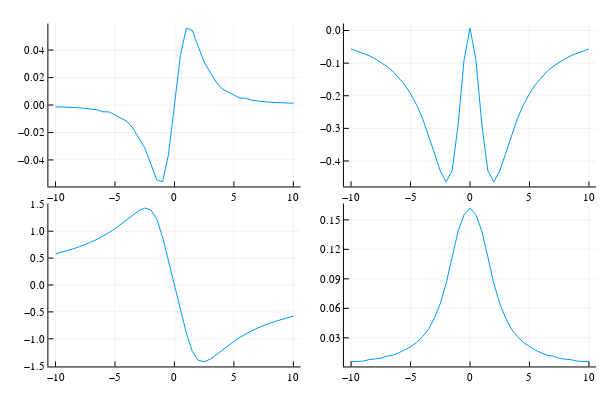

The cell this chart's notebook holds for it:
### Code cell
plot1=Plots.plot(detunings,obs1)
plot2=Plots.plot(detunings,obs2)
plot3=Plots.plot(detunings,obs3)
plot4=Plots.plot(detunings,obs4)
Plots.plot(plot1, plot2, plot3, plot4, layout = (2, 2), legend = false)

### Figure 1 — Plotly figure (JSON) as saved in the notebook; plotly's stock layout.template omitted (floating-point values rounded to 4 significant figures)
{"data": [{"colorbar": {"title": ""}, "legendgroup": "y1", "line": {"color": "rgba(0, 154, 250, 1.000)", "dash": "solid", "shape": "linear", "width": 1}, "mode": "lines", "name": "y1", "showlegend": true, "type": "scatter", "x": [-10, -9.5, -9, -8.5, -8, -7.5, -7, -6.5, -6, -5.5, -5, -4.5, -4, -3.5, -3, -2.5, -2, -1.5, -1, -0.5, 0, 0.5, 1, 1.5, 2, 2.5, 3, 3.5, 4, 4.5, 5, 5.5, 6, 6.5, 7, 7.5, 8, 8.5, 9, 9.5, 10], "xaxis": "x1", "y": [-0.001254, -0.00136, -0.001247, -0.001833, -0.002021, -0.00242, -0.002798, -0.003511, -0.004959, -0.005039, -0.007299, -0.009806, -0.01185, -0.01674, -0.02392, -0.03133, -0.04258, -0.05435, -0.05596, -0.03604, -9.368e-17, 0.03604, 0.05596, 0.05435, 0.04258, 0.03133, 0.02392, 0.01674, 0.01185, 0.009806, 0.007299, 0.005039, 0.004959, 0.003511, 0.002798, 0.00242, 0.002021, 0.001833, 0.001247, 0.00136, 0.001254], "yaxis": "y1", "zmax": null, "zmin": null}, {"colorbar": {"title": ""}, "legendgroup": "y1", "line": {"color": "rgba(0, 154, 250, 1.000)", "dash": "solid", "shape": "linear", "width": 1}, "mode": "lines", "name": "y1", "showlegend": true, "type": "scatter", "x": [-10, -9.5, -9, -8.5, -8, -7.5, -7, -6.5, -6, -5.5, -5, -4.5, -4, -3.5, -3, -2.5, -2, -1.5, -1, -0.5, 0, 0.5, 1, 1.5, 2, 2.5, 3, 3.5, 4, 4.5, 5, 5.5, 6, 6.5, 7, 7.5, 8, 8.5, 9, 9.5, 10], "xaxis": "x2", "y": [-0.05653, -0.0629, -0.06947, -0.07688, -0.08621, -0.09679, -0.1099, -0.1245, -0.1438, -0.1657, -0.1937, -0.2276, -0.2685, -0.3187, -0.3752, -0.4309, -0.464, -0.4296, -0.2891, -0.09063, 0.007222, -0.09063, -0.2891, -0.4296, -0.464, -0.4309, -0.3752, -0.3187, -0.2685, -0.2276, -0.1937, -0.1657, -0.1438, -0.1245, -0.1099, -0.09679, -0.08621, -0.07688, -0.06947, -0.0629, -0.05653], "yaxis": "y2", "zmax": null, "zmin": null}, {"colorbar": {"title": ""}, "legendgroup": "y1", "line": {"color": "rgba(0, 154, 250, 1.000)", "dash": "solid", "shape": "linear", "width": 1}, "mode": "lines", "name": "y1", "showlegend": true, "type": "scatter", "x": [-10, -9.5, -9, -8.5, -8, -7.5, -7, -6.5, -6, -5.5, -5, -4.5, -4, -3.5, -3, -2.5, -2, -1.5, -1, -0.5, 0, 0.5, 1, 1.5, 2, 2.5, 3, 3.5, 4, 4.5, 5, 5.5, 6, 6.5, 7, 7.5, 8, 8.5, 9, 9.5, 10], "xaxis": "x3", "y": [0.5798, 0.6081, 0.6388, 0.6733, 0.7113, 0.7522, 0.7994, 0.8511, 0.9091, 0.9739, 1.047, 1.126, 1.212, 1.3, 1.381, 1.429, 1.4, 1.233, 0.8912, 0.4438, 8.457e-18, -0.4438, -0.8912, -1.233, -1.4, -1.429, -1.381, -1.3, -1.212, -1.126, -1.047, -0.9739, -0.9091, -0.8511, -0.7994, -0.7522, -0.7113, -0.6733, -0.6388, -0.6081, -0.5798], "yaxis": "y3", "zmax": null, "zmin": null}, {"colorbar": {"title": ""}, "legendgroup": "y1", "line": {"color": "rgba(0, 154, 250, 1.000)", "dash": "solid", "shape": "linear", "width": 1}, "mode": "lines", "name": "y1", "showlegend": true, "type": "scatter", "x": [-10, -9.5, -9, -8.5, -8, -7.5, -7, -6.5, -6, -5.5, -5, -4.5, -4, -3.5, -3, -2.5, -2, -1.5, -1, -0.5, 0, 0.5, 1, 1.5, 2, 2.5, 3, 3.5, 4, 4.5, 5, 5.5, 6, 6.5, 7, 7.5, 8, 8.5, 9, 9.5, 10], "xaxis": "x4", "y": [0.005592, 0.005763, 0.006342, 0.007805, 0.008247, 0.009308, 0.01132, 0.01218, 0.01466, 0.01743, 0.02084, 0.02511, 0.03115, 0.03842, 0.05003, 0.06485, 0.08553, 0.1123, 0.1383, 0.1551, 0.1619, 0.1551, 0.1383, 0.1123, 0.08553, 0.06485, 0.05003, 0.03842, 0.03115, 0.02511, 0.02084, 0.01743, 0.01466, 0.01218, 0.01132, 0.009308, 0.008247, 0.007805, 0.006342, 0.005763, 0.005592], "yaxis": "y4", "zmax": null, "zmin": null}], "layout": {"annotations": [], "height": 400, "margin": {"b": 20, "l": 0, "r": 0, "t": 20}, "paper_bgcolor": "rgba(255, 255, 255, 1.000)", "plot_bgcolor": "rgba(255, 255, 255, 1.000)", "showlegend": false, "width": 600, "xaxis1": {"anchor": "y1", "domain": [0.08064, 0.5008], "gridcolor": "rgba(0, 0, 0, 0.100)", "gridwidth": 0.5, "linecolor": "rgba(0, 0, 0, 1.000)", "mirror": false, "range": [-10.6, 10.6], "showgrid": true, "showline": true, "showticklabels": true, "tickangle": 0, "tickcolor": "rgb(0, 0, 0)", "tickfont": {"color": "rgba(0, 0, 0, 1.000)", "family": "sans-serif", "size": 11}, "tickmode": "array", "ticks": "inside", "ticktext": ["−10", "−5", "0", "5", "10"], "tickvals": [-10, -5, 0, 5, 10], "title": "", "titlefont": {"color": "rgba(0, 0, 0, 1.000)", "family": "sans-serif", "size": 15}, "type": "-", "visible": true, "zeroline": false, "zerolinecolor": "rgba(0, 0, 0, 1.000)"}, "xaxis2": {"anchor": "y2", "domain": [0.5732, 0.9934], "gridcolor": "rgba(0, 0, 0, 0.100)", "gridwidth": 0.5, "linecolor": "rgba(0, 0, 0, 1.000)", "mirror": false, "range": [-10.6, 10.6], "showgrid": true, "showline": true, "showticklabels": true, "tickangle": 0, "tickcolor": "rgb(0, 0, 0)", "tickfont": {"color": "rgba(0, 0, 0, 1.000)", "family": "sans-serif", "size": 11}, "tickmode": "array", "ticks": "inside", "ticktext": ["−10", "−5", "0", "5", "10"], "tickvals": [-10, -5, 0, 5, 10], "title": "", "titlefont": {"color": "rgba(0, 0, 0, 1.000)", "family": "sans-serif", "size": 15}, "type": "-", "visible": true, "zeroline": false, "zerolinecolor": "rgba(0, 0, 0, 1.000)"}, "xaxis3": {"anchor": "y3", "domain": [0.08064, 0.5008], "gridcolor": "rgba(0, 0, 0, 0.100)", "gridwidth": 0.5, "linecolor": "rgba(0, 0, 0, 1.000)", "mirror": false, "range": [-10.6, 10.6], "showgrid": true, "showline": true, "showticklabels": true, "tickangle": 0, "tickcolor": "rgb(0, 0, 0)", "tickfont": {"color": "rgba(0, 0, 0, 1.000)", "family": "sans-serif", "size": 11}, "tickmode": "array", "ticks": "inside", "ticktext": ["−10", "−5", "0", "5", "10"], "tickvals": [-10, -5, 0, 5, 10], "title": "", "titlefont": {"color": "rgba(0, 0, 0, 1.000)", "family": "sans-serif", "size": 15}, "type": "-", "visible": true, "zeroline": false, "zerolinecolor": "rgba(0, 0, 0, 1.000)"}, "xaxis4": {"anchor": "y4", "domain": [0.5732, 0.9934], "gridcolor": "rgba(0, 0, 0, 0.100)", "gridwidth": 0.5, "linecolor": "rgba(0, 0, 0, 1.000)", "mirror": false, "range": [-10.6, 10.6], "showgrid": true, "showline": true, "showticklabels": true, "tickangle": 0, "tickcolor": "rgb(0, 0, 0)", "tickfont": {"color": "rgba(0, 0, 0, 1.000)", "family": "sans-serif", "size": 11}, "tickmode": "array", "ticks": "inside", "ticktext": ["−10", "−5", "0", "5", "10"], "tickvals": [-10, -5, 0, 5, 10], "title": "", "titlefont": {"color": "rgba(0, 0, 0, 1.000)", "family": "sans-serif", "size": 15}, "type": "-", "visible": true, "zeroline": false, "zerolinecolor": "rgba(0, 0, 0, 1.000)"}, "yaxis1": {"anchor": "x1", "domain": [0.5376, 0.9902], "gridcolor": "rgba(0, 0, 0, 0.100)", "gridwidth": 0.5, "linecolor": "rgba(0, 0, 0, 1.000)", "mirror": false, "range": [-0.05932, 0.05932], "showgrid": true, "showline": true, "showticklabels": true, "tickangle": 0, "tickcolor": "rgb(0, 0, 0)", "tickfont": {"color": "rgba(0, 0, 0, 1.000)", "family": "sans-serif", "size": 11}, "tickmode": "array", "ticks": "inside", "ticktext": ["−0.04", "−0.02", "0.00", "0.02", "0.04"], "tickvals": [-0.04, -0.02, 0, 0.02, 0.04], "title": "", "titlefont": {"color": "rgba(0, 0, 0, 1.000)", "family": "sans-serif", "size": 15}, "type": "-", "visible": true, "zeroline": false, "zerolinecolor": "rgba(0, 0, 0, 1.000)"}, "yaxis2": {"anchor": "x2", "domain": [0.5376, 0.9902], "gridcolor": "rgba(0, 0, 0, 0.100)", "gridwidth": 0.5, "linecolor": "rgba(0, 0, 0, 1.000)", "mirror": false, "range": [-0.4781, 0.02136], "showgrid": true, "showline": true, "showticklabels": true, "tickangle": 0, "tickcolor": "rgb(0, 0, 0)", "tickfont": {"color": "rgba(0, 0, 0, 1.000)", "family": "sans-serif", "size": 11}, "tickmode": "array", "ticks": "inside", "ticktext": ["−0.4", "−0.3", "−0.2", "−0.1", "0.0"], "tickvals": [-0.4, -0.3, -0.2, -0.1, 0], "title": "", "titlefont": {"color": "rgba(0, 0, 0, 1.000)", "family": "sans-serif", "size": 15}, "type": "-", "visible": true, "zeroline": false, "zerolinecolor": "rgba(0, 0, 0, 1.000)"}, "yaxis3": {"anchor": "x3", "domain": [0.03762, 0.4902], "gridcolor": "rgba(0, 0, 0, 0.100)", "gridwidth": 0.5, "linecolor": "rgba(0, 0, 0, 1.000)", "mirror": false, "range": [-1.514, 1.514], "showgrid": true, "showline": true, "showticklabels": true, "tickangle": 0, "tickcolor": "rgb(0, 0, 0)", "tickfont": {"color": "rgba(0, 0, 0, 1.000)", "family": "sans-serif", "size": 11}, "tickmode": "array", "ticks": "inside", "ticktext": ["−1.5", "−1.0", "−0.5", "0.0", "0.5", "1.0", "1.5"], "tickvals": [-1.5, -1, -0.5, 0, 0.5, 1, 1.5], "title": "", "titlefont": {"color": "rgba(0, 0, 0, 1.000)", "family": "sans-serif", "size": 15}, "type": "-", "visible": true, "zeroline": false, "zerolinecolor": "rgba(0, 0, 0, 1.000)"}, "yaxis4": {"anchor": "x4", "domain": [0.03762, 0.4902], "gridcolor": "rgba(0, 0, 0, 0.100)", "gridwidth": 0.5, "linecolor": "rgba(0, 0, 0, 1.000)", "mirror": false, "range": [0.0009038, 0.1666], "showgrid": true, "showline": true, "showticklabels": true, "tickangle": 0, "tickcolor": "rgb(0, 0, 0)", "tickfont": {"color": "rgba(0, 0, 0, 1.000)", "family": "sans-serif", "size": 11}, "tickmode": "array", "ticks": "inside", "ticktext": ["0.03", "0.06", "0.09", "0.12", "0.15"], "tickvals": [0.03, 0.06, 0.09, 0.12, 0.15], "title": "", "titlefont": {"color": "rgba(0, 0, 0, 1.000)", "family": "sans-serif", "size": 15}, "type": "-", "visible": true, "zeroline": false, "zerolinecolor": "rgba(0, 0, 0, 1.000)"}}}
